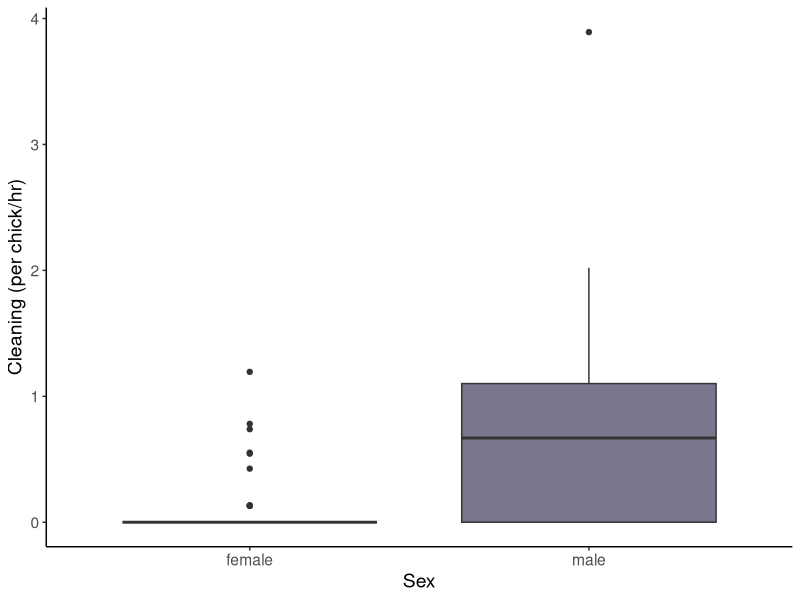

Write R code to recreate this figure. (Note: this script raises an error after producing the figure.)
# libraries ---------------------------------------------------------------

library(tidyverse)
library(reshape2)

# data --------------------------------------------------------------------

bbyvid <- read.csv("clean_data/bbyvid.csv", stringsAsFactors = FALSE)

# script ------------------------------------------------------------------

# Cleaning
bbyvid <-
  bbyvid %>%
  mutate(
    cleaning_rate = (cleaning/usable_video)*60,
    cleaning_rate_perchk = cleaning_rate/peeped_chick_count)

cleaning_male <- bbyvid %>% filter(sex == "male")
cleaning_female <- bbyvid %>% filter(sex == "female")

shapiro.test(cleaning_male$cleaning_rate_perchk) #not normal
shapiro.test(cleaning_female$cleaning_rate_perchk) #not normal

cleaning_test <- 
  wilcox.test(cleaning_female$cleaning_rate_perchk, 
              cleaning_male$cleaning_rate_perchk, 
              paired = TRUE, 
              exact = FALSE, 
              alternative = c("two.sided"), 
              conf.level = 0.95)
cleaning_test

zstat <- qnorm(cleaning_test$p.value/2)
zstat


# plot --------------------------------------------------------------------

colors_sex <- c("female" = "#F47C89", "male" = "#7b758e")

# Signficiant cleaning by sex (color)
ggplot(
  bbyvid, aes(x = sex, y = cleaning_rate_perchk, fill = sex)) + 
  geom_boxplot() + 
  labs(x = "Sex", 
       y = "Cleaning (per chick/hr)") +
  scale_fill_manual(values = colors_sex) +
  theme_classic() +
  theme(axis.title.x = element_text(size=14), 
        axis.title.y = element_text(size=14),
        legend.text = element_text(size=10),
        text = element_text(size=14),
        legend.position = "none") 

# B&W cleaning 
cleaning_fig <-
  ggplot(
    bbyvid, aes(x = sex, y = cleaning_rate_perchk, fill = sex)) + 
    geom_boxplot() + 
    labs(x = "Sex", 
         y = "Cleaning (per chick/hr)") +
    scale_fill_grey(start = 0.6, end = 0.3) +
    theme_classic() +
    theme(axis.title.x = element_text(size=11), 
          axis.title.y = element_text(size=11),
          axis.text.y = element_text(size=9),
          axis.text.x = element_text(size=9),
          legend.text = element_text(size=10),
          legend.title = element_text(size=11),
          legend.position = "none") 
ggplot2::ggsave(
  file = "cleaning_fig.pdf",
  plot = cleaning_fig,
  path ="plots/",
  width = 3.5,
  units = "in",
  dpi = 600)

# Poster 
ggplot(
  bbyvid, aes(x=Sex, y=Cleaning_rate_perchk, fill=Sex)) + 
  geom_boxplot() + 
  labs(x = "Sex", 
       y = "Cleaning rate\n(per chick/hr)") +
  scale_fill_manual(values = colors_sex) +
  theme_classic() +
  theme(axis.title.x = element_text(size=24), axis.title.y = element_text(size=24), text = element_text(size=24), legend.position = "none") 
